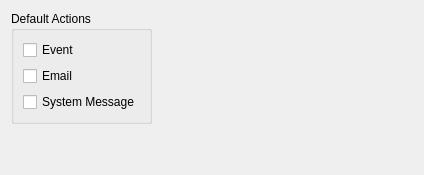
       <widget class="QWidget" name="_alarms">
        <attribute name="title">
         <string>Alarms</string>
        </attribute>
        <layout class="QVBoxLayout">
         <item>
          <layout class="QHBoxLayout">
           <item>
            <widget class="QGroupBox" name="_alarmActionGroup">
             <property name="title">
              <string>Default Actions</string>
             </property>
             <layout class="QVBoxLayout">
              <item>
               <widget class="XCheckBox" name="_alarmEvent">
                <property name="text">
                 <string>Event</string>
                </property>
                <property name="forgetful">
                 <bool>true</bool>
                </property>
               </widget>
              </item>
              <item>
               <widget class="XCheckBox" name="_alarmEmail">
                <property name="text">
                 <string>Email</string>
                </property>
                <property name="forgetful">
                 <bool>true</bool>
                </property>
               </widget>
              </item>
              <item>
               <widget class="XCheckBox" name="_alarmSysmsg">
                <property name="text">
                 <string>System Message</string>
                </property>
                <property name="forgetful">
                 <bool>true</bool>
                </property>
               </widget>
              </item>
             </layout>
            </widget>
           </item>
           <item>
            <spacer>
             <property name="orientation">
              <enum>Qt::Horizontal</enum>
             </property>
             <property name="sizeHint" stdset="0">
              <size>
               <width>261</width>
               <height>20</height>
              </size>
             </property>
            </spacer>
           </item>
          </layout>
         </item>
         <item>
          <spacer>
           <property name="orientation">
            <enum>Qt::Vertical</enum>
           </property>
           <property name="sizeHint" stdset="0">
            <size>
             <width>20</width>
             <height>40</height>
            </size>
           </property>
          </spacer>
         </item>
        </layout>
       </widget>
